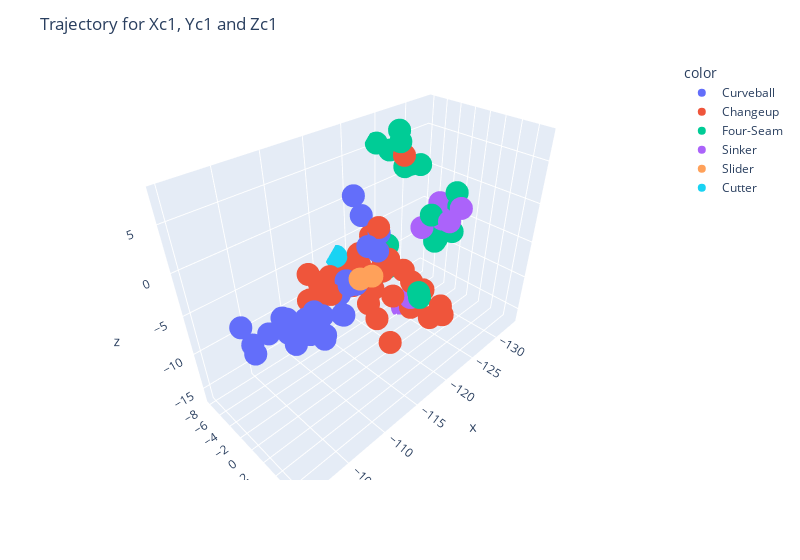

Here is the notebook cell this chart was saved with:
### Code cell
fig = px.scatter_3d(
    x = new_df['PitchTrajectoryXc1'],
    y = new_df['PitchTrajectoryYc1'],
    z = new_df['PitchTrajectoryZc1'],
    color=new_df['AutoPitchType']
)

fig.update_layout(
    title='Trajectory for Xc1, Yc1 and Zc1', 
    width = 800
)

fig.show()

### Figure 1 — Plotly figure (JSON) as saved in the notebook; plotly's stock layout.template omitted (floating-point values rounded to 4 significant figures)
{"data": [{"hovertemplate": "color=Curveball<br>x=%{x}<br>y=%{y}<br>z=%{z}<extra></extra>", "legendgroup": "Curveball", "marker": {"color": "#636efa", "symbol": "circle"}, "mode": "markers", "name": "Curveball", "scene": "scene", "showlegend": true, "type": "scatter3d", "x": [-105.7, -110.0, -112.3, -108.3, -110.9, -112.6, -107.0, -105.2, -106.0, -103.2, -106.6, -103.8, -112.2, -113.8, -113.9, -112.2, -113.8, -103.3, -103.7, -104.3, -102.8, -100.3, -103.2, -105.9, -101.2, -102.3, -100.6], "y": [7.336, 4.12, -1.016, 4.027, 2.094, -0.1834, 3.119, 5.29, 2.254, 4.094, 3.415, 6.123, 4.48, 3.132, 0.7262, 3.348, -0.185, 5.966, 3.26, 1.295, 3.783, 5.021, 2.413, 1.927, -1.205, -1.786, 1.797], "z": [0.878, -0.1269, -5.396, -2.665, -1.852, -3.341, -4.817, -0.1071, -4.633, -2.19, -4.874, 1.619, 2.442, 3.003, 3.789, 2.426, 5.483, 0.4407, -3.645, -2.417, -1.418, 0.9033, -0.8987, -2.939, -3.002, -6.162, -3.631]}, {"hovertemplate": "color=Changeup<br>x=%{x}<br>y=%{y}<br>z=%{z}<extra></extra>", "legendgroup": "Changeup", "marker": {"color": "#EF553B", "symbol": "circle"}, "mode": "markers", "name": "Changeup", "scene": "scene", "showlegend": true, "type": "scatter3d", "x": [-116.9, -117.0, -116.6, -115.6, -116.4, -117.5, -118.3, -125.0, -126.6, -115.6, -125.5, -125.4, -120.4, -125.1, -118.6, -124.0, -113.8, -123.0, -109.9, -118.8, -117.4, -111.3, -118.6, -110.8, -118.7, -120.7, -110.9, -118.1, -120.0, -111.5, -118.2, -118.2, -111.0, -118.7, -114.7, -114.9, -112.4], "y": [-0.8397, -2.993, -2.665, -0.6585, -1.025, -2.87, -2.496, 0.9795, -1.619, 3.126, -2.676, -2.503, -1.128, 2.41, -1.853, 3.519, 3.092, -2.372, -2.185, -1.876, -3.456, -4.616, -0.2113, -2.291, -5.021, 0.07638, -0.6513, -4.449, -2.263, 1.931, -2.466, -0.651, -4.61, -6.819, -2.82, -5.678, -6.249], "z": [-7.086, -4.991, -7.15, -5.625, -8.923, -6.061, -6.901, -14.91, -12.85, -11.42, -11.61, -15.55, -10.17, -12.27, -12.93, -12.37, 3.581, 5.987, -6.554, -3.565, -3.907, -4.175, -3.707, -3.72, -5.339, -6.034, -4.406, -7.935, -5.9, -2.265, -1.57, -5.239, -7.459, -7.699, -6.732, -6.882, -9.078]}, {"hovertemplate": "color=Four-Seam<br>x=%{x}<br>y=%{y}<br>z=%{z}<extra></extra>", "legendgroup": "Four-Seam", "marker": {"color": "#00cc96", "symbol": "circle"}, "mode": "markers", "name": "Four-Seam", "scene": "scene", "showlegend": true, "type": "scatter3d", "x": [-132.0, -133.3, -133.2, -130.8, -128.2, -131.3, -131.0, -131.3, -132.9, -124.2, -124.9, -122.5, -124.2, -125.7, -124.3, -126.2, -124.5, -124.5, -119.7, -121.8, -122.2, -121.4, -119.0, -122.4], "y": [-4.25, -2.167, -2.51, -3.54, -2.409, -1.389, -2.083, -3.823, -3.825, -0.39, -0.7139, -2.467, -1.159, -4.661, -7.717, -4.286, -4.443, -5.904, -5.905, -5.264, -3.796, -5.822, -3.509, -3.977], "z": [-8.716, -3.684, -1.861, -8.286, -3.03, -6.17, -5.466, -6.265, -7.01, -11.34, -12.63, 7.545, 4.985, 3.189, 5.471, 3.436, 7.733, 5.122, -10.18, -9.823, -8.316, -5.699, -7.677, -5.315]}, {"hovertemplate": "color=Sinker<br>x=%{x}<br>y=%{y}<br>z=%{z}<extra></extra>", "legendgroup": "Sinker", "marker": {"color": "#ab63fa", "symbol": "circle"}, "mode": "markers", "name": "Sinker", "scene": "scene", "showlegend": true, "type": "scatter3d", "x": [-132.0, -129.3, -128.9, -132.1, -131.6, -130.8, -125.1, -125.4], "y": [-0.8311, -0.4507, -4.256, -4.208, -2.543, -2.657, -2.405, -3.901], "z": [-2.956, -3.562, -5.77, -3.476, -5.184, -4.684, -13.72, -16.34]}, {"hovertemplate": "color=Slider<br>x=%{x}<br>y=%{y}<br>z=%{z}<extra></extra>", "legendgroup": "Slider", "marker": {"color": "#FFA15A", "symbol": "circle"}, "mode": "markers", "name": "Slider", "scene": "scene", "showlegend": true, "type": "scatter3d", "x": [-109.1, -111.5], "y": [5.591, 4.516], "z": [1.664, 0.1735]}, {"hovertemplate": "color=Cutter<br>x=%{x}<br>y=%{y}<br>z=%{z}<extra></extra>", "legendgroup": "Cutter", "marker": {"color": "#19d3f3", "symbol": "circle"}, "mode": "markers", "name": "Cutter", "scene": "scene", "showlegend": true, "type": "scatter3d", "x": [-118.0], "y": [-8.084], "z": [-6.73]}], "layout": {"legend": {"title": {"text": "color"}, "tracegroupgap": 0}, "margin": {"t": 60}, "scene": {"domain": {"x": [0, 1], "y": [0, 1]}, "xaxis": {"title": {"text": "x"}}, "yaxis": {"title": {"text": "y"}}, "zaxis": {"title": {"text": "z"}}}, "title": {"text": "Trajectory for Xc1, Yc1 and Zc1"}, "width": 800}}
